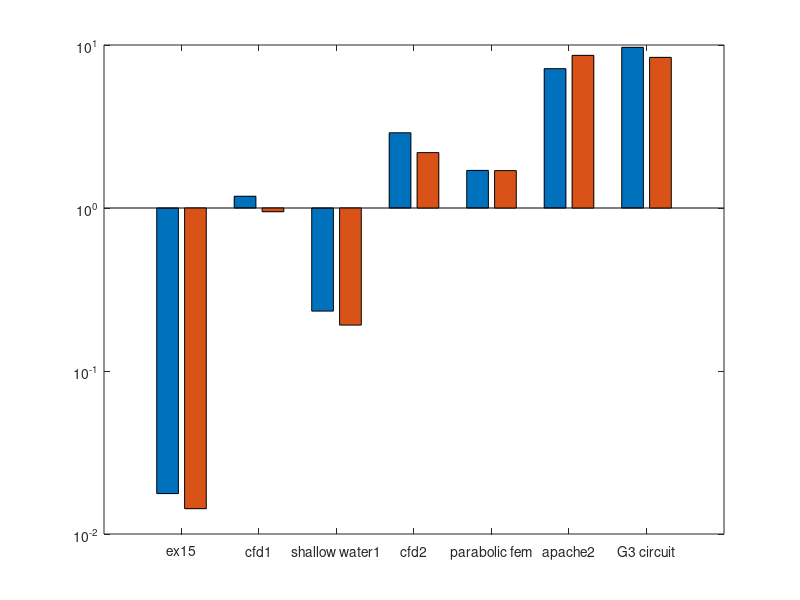

The MATLAB source for this figure: (Note: this script raises an error after producing the figure.)
%% Carlo Radice 807159
% preliminary operations 
clc;
clear;

% matrix = dir('/home/carloradice/Documents/magistrale/metodi_del_calcolo_scientifico/MCSLinearSystemSolverMatrici/matrici/ex15/ex15.mat');
% size = matrix.bytes;

% sizes
S = [0.5683, 2.3, 8.5, 13.4, 14.2, 14.5, 23.7];

% matrices by dimension
matrices = {'ex15'; 'cfd1'; 'shallow water1'; 'cfd2'; 'parabolic fem'; 'apache2'; 'G3 circuit'};       

%% time comparison matlab
% matlab time
%    windows  ubuntu
MT = [0.0177, 0.0143; 
      1.1807, 0.9488;
      0.2331, 0.1913;
      2.8942, 2.1868;
      1.7010, 1.6961;
      7.1606, 8.6413; 
      9.6780, 8.3968];
  
figure(1)
hb = bar(MT);
set(gca,'YScale','log')
set(gca,'xticklabel', matrices)
hT=[];

for i=length(hb)
    text(hb(i).XData-hb(i).XOffset, hb(1).YData, num2str(MT(:,1),'%.3f'),  'VerticalAlignment','bottom','horizontalalign','center');
    text(hb(i).XData+hb(i).XOffset, hb(2).YData, num2str(MT(:,2),'%.3f'),  'VerticalAlignment','bottom','horizontalalign','center');
end

xlabel('size', 'FontSize', 14);
ylabel('time', 'FontSize', 14);
title('Histogram of time comparison using matlab', 'FontSize', 14);
legend('windows', 'ubuntu')
grid

%% time comparison c++ 
% c++ time
%    windows  ubuntu
CT = [0.1796, 0.1177;
      105.13, 142.35;
      2.9796, 3.5251;
      334.02, 640;
      55.008, 77.029;
      1321.0, 1792.4;
      633.13, 841.00];

figure(2)
hb = bar(CT);
set(gca,'YScale','log')
set(gca,'xticklabel', matrices)
hT=[];

for i=length(hb)
    text(hb(i).XData-hb(i).XOffset, hb(1).YData, num2str(CT(:,1),'%.3f'),  'VerticalAlignment','bottom','horizontalalign','center');
    text(hb(i).XData+hb(i).XOffset, hb(2).YData, num2str(CT(:,2),'%.3f'),  'VerticalAlignment','bottom','horizontalalign','center');
end

xlabel('size', 'FontSize', 14);
ylabel('time', 'FontSize', 14);
title('Histogram of time comparison using eigen (c++)', 'FontSize', 14);
legend('windows', 'ubuntu')
grid

%% time comparison windows
% windows time
%     matlab  eigen (c++)
WT = [0.0177, 0.1796;
      1.1807, 105.13;
      0.2331, 2.9796;
      2.8942, 334.02;
      1.7010, 55.008;
      7.1606, 1321.0;
      9.6780, 633.13];
  
figure(3)
hb = bar(WT);
set(gca,'YScale','log')
set(gca,'xticklabel', matrices)
hT=[];

for i=length(hb)
    text(hb(i).XData-hb(i).XOffset, hb(1).YData, num2str(WT(:,1),'%.3f'),  'VerticalAlignment','bottom','horizontalalign','center');
    text(hb(i).XData+hb(i).XOffset, hb(2).YData, num2str(WT(:,2),'%.3f'),  'VerticalAlignment','bottom','horizontalalign','center');
end

xlabel('size', 'FontSize', 14);
ylabel('time', 'FontSize', 14);
title('Histogram of time comparison in windows', 'FontSize', 14);
legend('matlab', 'eigen (c++)')
grid

%% time comparison ubuntu
% ubuntu time 
%     matlab  eigen (c++)
UT = [0.0143, 0.1177;
      0.9488, 142.35;
      0.1913, 3.5251;
      2.1868, 640;
      1.6961, 77.029;
      8.6413, 1792.4;
      8.3968, 841.00];
 
figure(4)
hb = bar(UT);
set(gca,'YScale','log')
set(gca,'xticklabel', matrices)
hT=[];

for i=length(hb)
    text(hb(i).XData-hb(i).XOffset, hb(1).YData, num2str(UT(:,1),'%.3f'),  'VerticalAlignment','bottom','horizontalalign','center');
    text(hb(i).XData+hb(i).XOffset, hb(2).YData, num2str(UT(:,2),'%.3f'),  'VerticalAlignment','bottom','horizontalalign','center');
end

xlabel('size', 'FontSize', 14);
ylabel('time', 'FontSize', 14);
title('Histogram of time comparison in ubuntu', 'FontSize', 14);
legend('matlab', 'eigen (c++)')
grid